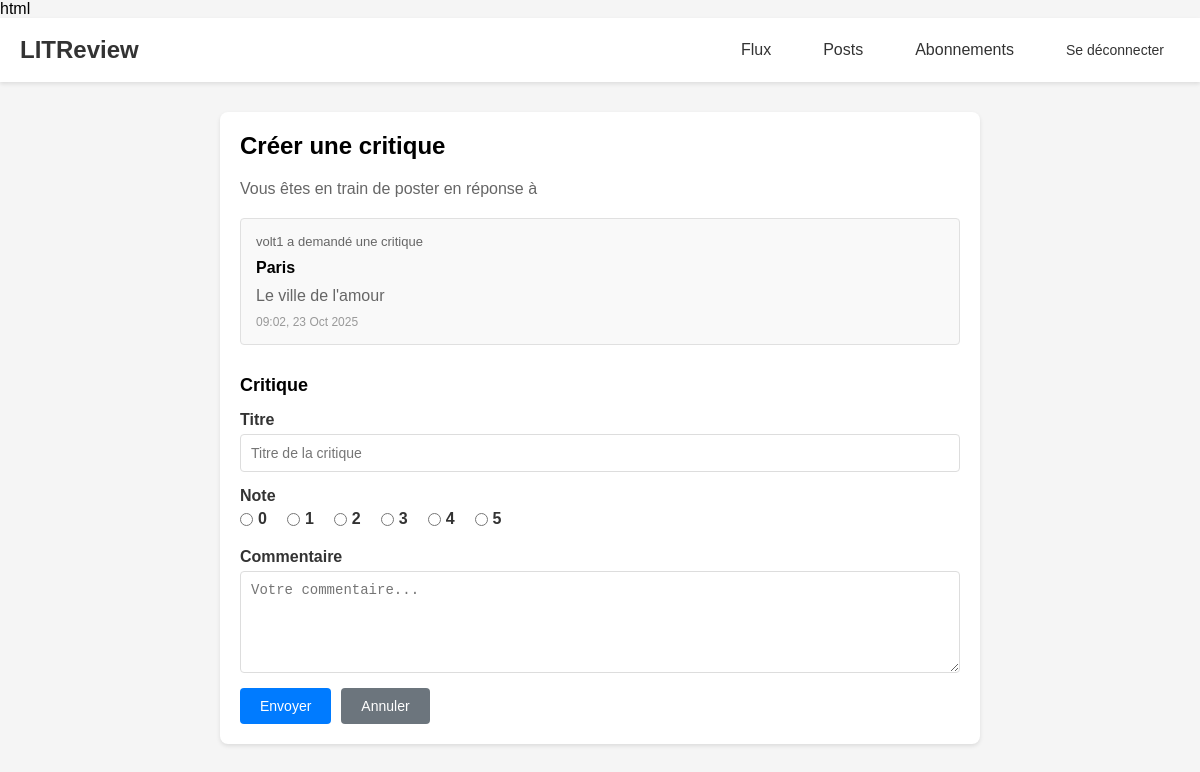
The page /reviews/review/create/2/ (signed in) on the database its author committed.
### reviews/models.py (models this page shows, shortened)
class Ticket(models.Model):
    title = models.CharField(max_length=128, verbose_name="Titre")
    description = models.TextField(max_length=2048, blank=True, verbose_name="Description")
    user = models.ForeignKey(
        settings.AUTH_USER_MODEL,
        on_delete=models.CASCADE,
        related_name='tickets'
    )
    image = models.ImageField(upload_to='tickets/', null=True, blank=True)
    time_created = models.DateTimeField(auto_now_add=True)
    class Meta:
        ordering = ['-time_created']

### reviews/views.py (the view)
# urls.py: path('review/create/<int:ticket_id>/', views.create_review, name='create_review'),
@login_required(login_url='login')
def create_review(request, ticket_id):
    ticket = get_object_or_404(Ticket, id=ticket_id)
    if Review.objects.filter(ticket=ticket, user=request.user).exists():
        messages.error(request, '⚠️ Vous avez déjà créé une critique pour ce ticket.')
        return redirect('home')
    if request.method == 'POST':
        form = ReviewForm(request.POST)
        if form.is_valid():
            review = form.save(commit=False)
            review.user = request.user
            review.ticket = ticket
            review.save()
            messages.success(request, '✅ Votre critique a été créée avec succès !')
            return redirect('home')
    else:
        form = ReviewForm()
    return render(request, 'reviews/create_review.html', {
        'form': form,
        'ticket': ticket
    })

### reviews/forms.py
class ReviewForm(forms.ModelForm):
    class Meta:
        model = Review
        fields = ['headline', 'rating', 'body']
        widgets = {
            'headline': forms.TextInput(attrs={
                'placeholder': 'Titre de la critique'
            }),
            'body': forms.Textarea(attrs={
                'placeholder': 'Votre commentaire...',
                'rows': 5
            }),
            'rating': forms.RadioSelect(choices=[(i, i) for i in range(6)])
        }
        labels = {
            'headline': 'Titre',
            'rating': 'Note',
            'body': 'Commentaire',
        }

### reviews/templates/reviews/create_review.html (shortened to what this page needs)
html{% extends 'reviews/base.html' %}
{% block content %}
<div class="card">
    <h2 style="margin-bottom: 20px;">Créer une critique</h2>
    <p style="margin-bottom: 20px; color: #666;">Vous êtes en train de poster en réponse à</p>
    <div style="background-color: #f9f9f9; border: 1px solid #e0e0e0; border-radius: 4px; padding: 15px; margin-bottom: 30px;">
        <p style="font-size: 13px; color: #666; margin-bottom: 10px;">{{ ticket.user.username }} a demandé une critique</p>
        <h4 style="margin-bottom: 10px; font-size: 16px;">{{ ticket.title }}</h4>
        <p style="color: #666; margin-bottom: 10px;">{{ ticket.description }}</p>
        <p style="font-size: 12px; color: #999; margin-top: 10px;">{{ ticket.time_created|date:"H:i, d M Y" }}</p>
    </div>
    <form method="post">
        <h3 style="margin-bottom: 15px; font-size: 18px;">Critique</h3>
        <div class="form-group">
            <label>{{ form.headline.label }}</label>
            {{ form.headline }}
        </div>
        <div class="form-group">
            <label>{{ form.rating.label }}</label>
            <div style="display: flex; gap: 20px; align-items: center;">
                {% for value, text in form.rating.field.widget.choices %}
                <label style="display: flex; align-items: center; gap: 5px; cursor: pointer;">
                    <input type="radio" name="rating" value="{{ value }}" {% if form.rating.value == value|stringformat:"s" %}checked{% endif %}>
                    <span>{{ text }}</span>
                </label>
                {% endfor %}
            </div>
        </div>
        <div class="form-group">
            <label>{{ form.body.label }}</label>
            {{ form.body }}
        </div>
        <div style="display: flex; gap: 10px;">
            <button type="submit" class="btn btn-primary">Envoyer</button>
            <a href="{% url 'home' %}" class="btn btn-secondary">Annuler</a>
        </div>
    </form>
</div>
{% endblock %}

### reviews/templates/reviews/base.html (style rules this page uses)
* { margin: 0; padding: 0; box-sizing: border-box; }
body { font-family: Arial, sans-serif; background-color: #f5f5f5; }
.btn { padding: 10px 20px; border: none; border-radius: 4px; cursor: pointer; text-decoration: none; display: inline-block; font-size: 14px; transition: background-color 0.3s; }
.btn-primary { background-color: #007bff; color: white; }
.btn-secondary { background-color: #6c757d; color: white; }
.card { background: white; border-radius: 8px; padding: 20px; margin-bottom: 20px; box-shadow: 0 2px 4px rgba(0,0,0,0.1); }
.form-group { margin-bottom: 15px; }
.form-group label { display: block; margin-bottom: 5px; font-weight: bold; color: #333; }
.form-group input, .form-group textarea, .form-group select { width: 100%; padding: 10px; border: 1px solid #ddd; border-radius: 4px; font-size: 14px; }
.form-group textarea { resize: vertical; min-height: 100px; }

### rows shown on the page
Ticket: user.username "volt1", title "Paris", description "Le ville de l'amour", time_created "09:02, 23 Oct 2025"

### other values the page prints
{{ text }} "0" "1" "2" "3" "4" "5"
